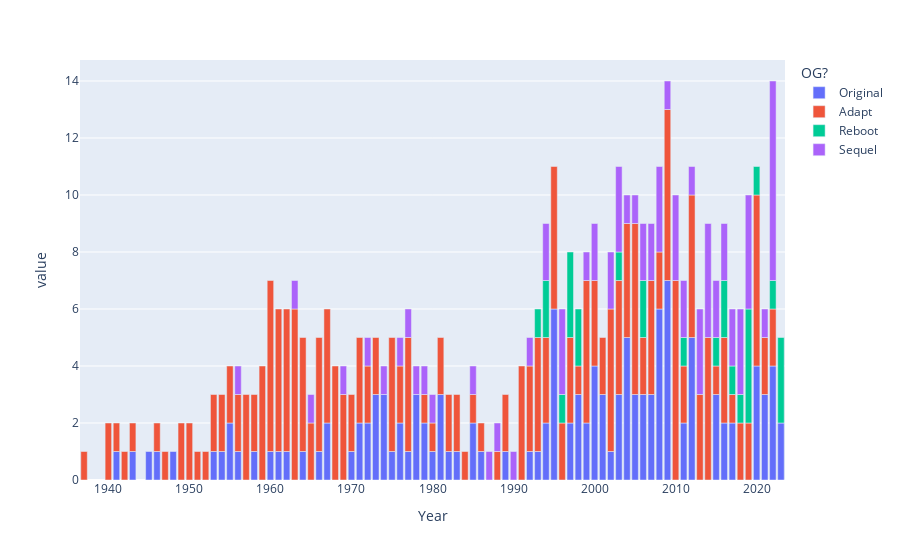

The notebook cell this image was saved under:
### Code cell
fig = px.bar(simplified_by_year)
fig.show()

### Figure 1 — Plotly figure (JSON) as saved in the notebook; plotly's stock layout.template omitted (floating-point values rounded to 4 significant figures)
{"data": [{"alignmentgroup": "True", "hovertemplate": "OG?=Original<br>Year=%{x}<br>value=%{y}<extra></extra>", "legendgroup": "Original", "marker": {"color": "#636efa", "pattern": {"shape": ""}}, "name": "Original", "offsetgroup": "Original", "orientation": "v", "showlegend": true, "textposition": "auto", "type": "bar", "x": [1937, 1940, 1941, 1942, 1943, 1945, 1946, 1947, 1948, 1949, 1950, 1951, 1952, 1953, 1954, 1955, 1956, 1957, 1958, 1959, 1960, 1961, 1962, 1963, 1964, 1965, 1966, 1967, 1968, 1969, 1970, 1971, 1972, 1973, 1974, 1975, 1976, 1977, 1978, 1979, 1980, 1981, 1982, 1983, 1984, 1985, 1986, 1987, 1988, 1989, 1990, 1991, 1992, 1993, 1994, 1995, 1996, 1997, 1998, 1999, 2000, 2001, 2002, 2003, 2004, 2005, 2006, 2007, 2008, 2009, 2010, 2011, 2012, 2013, 2014, 2015, 2016, 2017, 2018, 2019, 2020, 2021, 2022, 2023], "xaxis": "x", "y": [null, null, 1, null, 1, 1, 1, null, 1, null, null, null, null, 1, 1, 2, 1, null, 1, null, 1, 1, 1, null, 1, null, 1, 2, null, null, 1, 2, 2, 3, 3, 1, 2, 1, 3, 2, 1, 3, 1, 1, null, 2, 1, null, null, 1, null, null, 1, 1, 2, 6, null, 2, 3, 2, 4, 3, 1, 3, 5, 3, 3, 3, 6, 7, null, 2, 5, null, null, 3, 2, 2, null, null, 4, 3, 4, 2], "yaxis": "y"}, {"alignmentgroup": "True", "hovertemplate": "OG?=Adapt<br>Year=%{x}<br>value=%{y}<extra></extra>", "legendgroup": "Adapt", "marker": {"color": "#EF553B", "pattern": {"shape": ""}}, "name": "Adapt", "offsetgroup": "Adapt", "orientation": "v", "showlegend": true, "textposition": "auto", "type": "bar", "x": [1937, 1940, 1941, 1942, 1943, 1945, 1946, 1947, 1948, 1949, 1950, 1951, 1952, 1953, 1954, 1955, 1956, 1957, 1958, 1959, 1960, 1961, 1962, 1963, 1964, 1965, 1966, 1967, 1968, 1969, 1970, 1971, 1972, 1973, 1974, 1975, 1976, 1977, 1978, 1979, 1980, 1981, 1982, 1983, 1984, 1985, 1986, 1987, 1988, 1989, 1990, 1991, 1992, 1993, 1994, 1995, 1996, 1997, 1998, 1999, 2000, 2001, 2002, 2003, 2004, 2005, 2006, 2007, 2008, 2009, 2010, 2011, 2012, 2013, 2014, 2015, 2016, 2017, 2018, 2019, 2020, 2021, 2022, 2023], "xaxis": "x", "y": [1, 2, 1, 1, 1, null, 1, 1, null, 2, 2, 1, 1, 2, 2, 2, 2, 3, 2, 4, 6, 5, 5, 6, 4, 2, 4, 4, 4, 3, 2, 3, 2, 2, null, 4, 2, 4, null, 1, 1, 2, 2, 2, 1, 1, 1, null, 1, 2, null, 4, 3, 4, 3, 5, 2, 3, 1, 5, 3, 2, 5, 4, 4, 6, 2, 4, 2, 6, 7, 2, 5, 3, 5, 1, 3, 1, 2, 2, 6, 2, 2, null], "yaxis": "y"}, {"alignmentgroup": "True", "hovertemplate": "OG?=Reboot<br>Year=%{x}<br>value=%{y}<extra></extra>", "legendgroup": "Reboot", "marker": {"color": "#00cc96", "pattern": {"shape": ""}}, "name": "Reboot", "offsetgroup": "Reboot", "orientation": "v", "showlegend": true, "textposition": "auto", "type": "bar", "x": [1937, 1940, 1941, 1942, 1943, 1945, 1946, 1947, 1948, 1949, 1950, 1951, 1952, 1953, 1954, 1955, 1956, 1957, 1958, 1959, 1960, 1961, 1962, 1963, 1964, 1965, 1966, 1967, 1968, 1969, 1970, 1971, 1972, 1973, 1974, 1975, 1976, 1977, 1978, 1979, 1980, 1981, 1982, 1983, 1984, 1985, 1986, 1987, 1988, 1989, 1990, 1991, 1992, 1993, 1994, 1995, 1996, 1997, 1998, 1999, 2000, 2001, 2002, 2003, 2004, 2005, 2006, 2007, 2008, 2009, 2010, 2011, 2012, 2013, 2014, 2015, 2016, 2017, 2018, 2019, 2020, 2021, 2022, 2023], "xaxis": "x", "y": [null, null, null, null, null, null, null, null, null, null, null, null, null, null, null, null, null, null, null, null, null, null, null, null, null, null, null, null, null, null, null, null, null, null, null, null, null, null, null, null, null, null, null, null, null, null, null, null, null, null, null, null, null, 1, 2, null, 1, 3, 2, null, null, null, null, 1, null, null, 2, null, null, null, null, 1, null, null, null, 1, 2, 1, 1, 4, 1, null, 1, 3], "yaxis": "y"}, {"alignmentgroup": "True", "hovertemplate": "OG?=Sequel<br>Year=%{x}<br>value=%{y}<extra></extra>", "legendgroup": "Sequel", "marker": {"color": "#ab63fa", "pattern": {"shape": ""}}, "name": "Sequel", "offsetgroup": "Sequel", "orientation": "v", "showlegend": true, "textposition": "auto", "type": "bar", "x": [1937, 1940, 1941, 1942, 1943, 1945, 1946, 1947, 1948, 1949, 1950, 1951, 1952, 1953, 1954, 1955, 1956, 1957, 1958, 1959, 1960, 1961, 1962, 1963, 1964, 1965, 1966, 1967, 1968, 1969, 1970, 1971, 1972, 1973, 1974, 1975, 1976, 1977, 1978, 1979, 1980, 1981, 1982, 1983, 1984, 1985, 1986, 1987, 1988, 1989, 1990, 1991, 1992, 1993, 1994, 1995, 1996, 1997, 1998, 1999, 2000, 2001, 2002, 2003, 2004, 2005, 2006, 2007, 2008, 2009, 2010, 2011, 2012, 2013, 2014, 2015, 2016, 2017, 2018, 2019, 2020, 2021, 2022, 2023], "xaxis": "x", "y": [null, null, null, null, null, null, null, null, null, null, null, null, null, null, null, null, 1, null, null, null, null, null, null, 1, null, 1, null, null, null, 1, null, null, 1, null, 1, null, 1, 1, 1, 1, 1, null, null, null, null, 1, null, 1, 1, null, 1, null, 1, null, 2, null, 3, null, null, 1, 2, null, 2, 3, 1, 1, 2, 2, 3, 1, 3, 2, 1, 3, 4, 2, 2, 2, 3, 4, null, 1, 7, null], "yaxis": "y"}], "layout": {"barmode": "relative", "legend": {"title": {"text": "OG?"}, "tracegroupgap": 0}, "margin": {"t": 60}, "xaxis": {"anchor": "y", "domain": [0, 1], "title": {"text": "Year"}}, "yaxis": {"anchor": "x", "domain": [0, 1], "title": {"text": "value"}}}}
